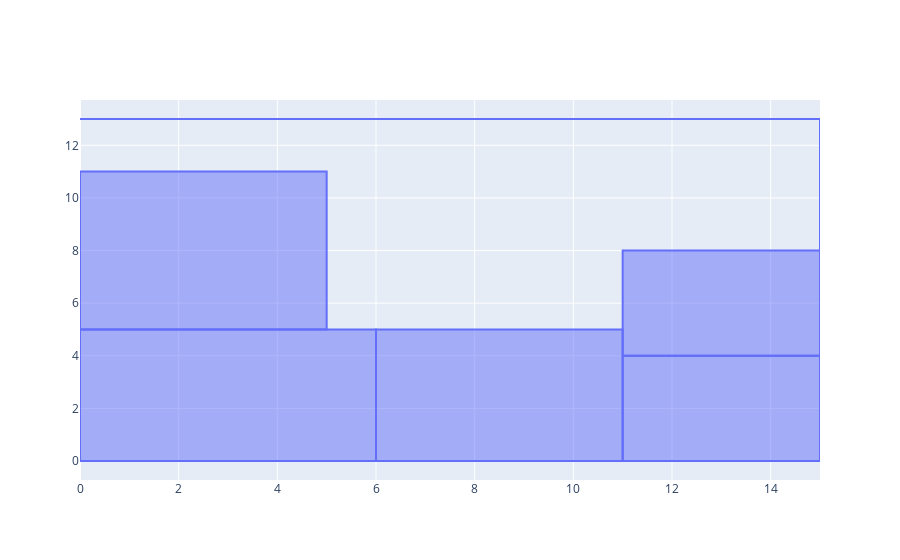

Notebook code for this chart:
### Markdown cell above
### Solve all instances

### Code cell
iteration = 0
for instance in loaded_instances:
    solveModel(instance, iteration)
    iteration+=1

### Figure 1 — Plotly figure (JSON) as saved in the notebook; plotly's stock layout.template omitted (floating-point values rounded to 4 significant figures)
{"data": [{"fill": "toself", "type": "scatter", "x": [0, 15, "none", 15, 15, "none", 0, 0, 6, 6, 0, "none", 0, 15, "none", 15, 15, "none", 6, 6, 11, 11, 6, "none", 0, 15, "none", 15, 15, "none", 0, 0, 5, 5, 0, "none", 0, 15, "none", 15, 15, "none", 11, 11, 15, 15, 11, "none", 0, 15, "none", 15, 15, "none", 11, 11, 15, 15, 11, "none"], "y": [13, 13, "none", 0, 13, "none", 0, 5, 5, 0, 0, "none", 13, 13, "none", 0, 13, "none", 0, 5, 5, 0, 0, "none", 13, 13, "none", 0, 13, "none", 5, 11, 11, 5, 5, "none", 13, 13, "none", 0, 13, "none", 0, 4, 4, 0, 0, "none", 13, 13, "none", 0, 13, "none", 4, 8, 8, 4, 4, "none"]}], "layout": {}}
